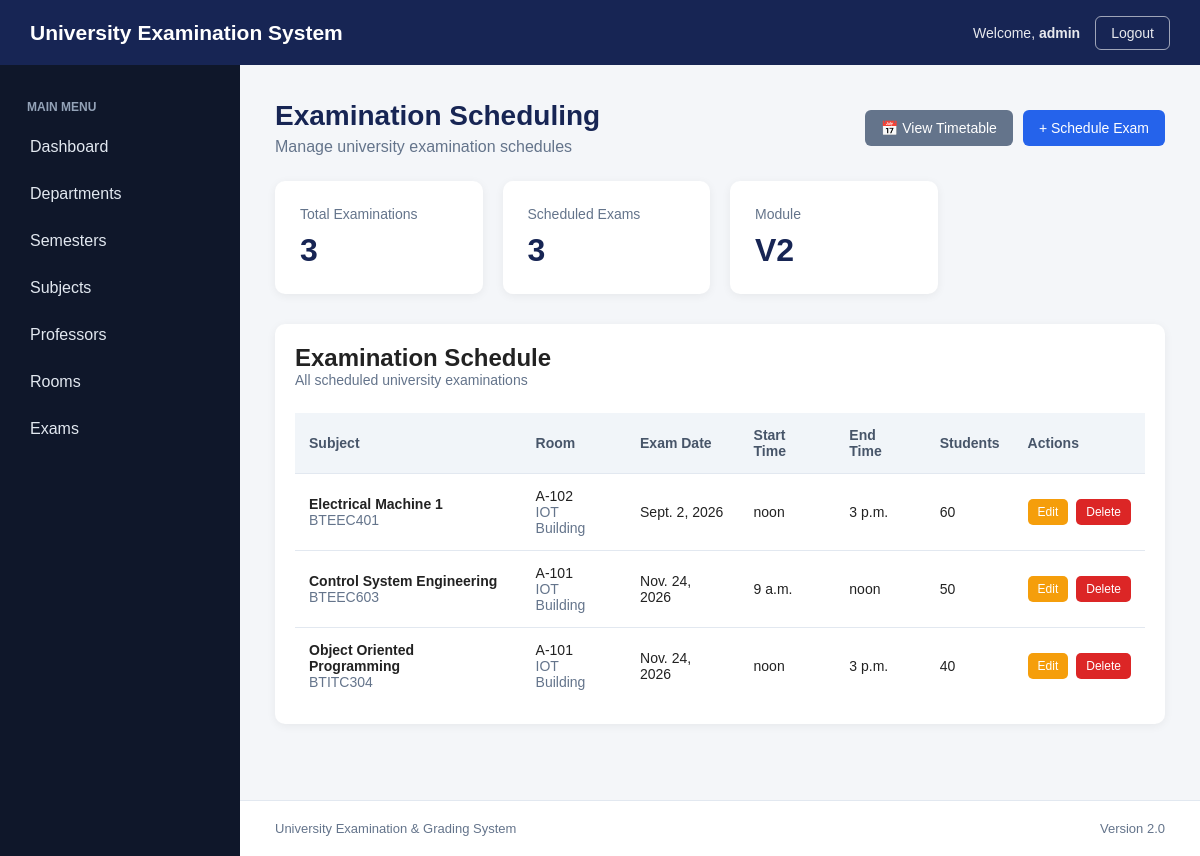
The app's page /exams/ (signed in) with its own data.
### academics/models.py (models this page shows, shortened)
class Exam(models.Model):
    subject = models.ForeignKey(
        Subject,
        on_delete=models.CASCADE,
        related_name="exams"
    )
    room = models.ForeignKey(
        Room,
        on_delete=models.PROTECT,
        related_name="exams"
    )
    exam_date = models.DateField()
    start_time = models.TimeField()
    end_time = models.TimeField()
    student_count = models.PositiveIntegerField()
    created_at = models.DateTimeField(
        auto_now_add=True
    )

class Subject(models.Model):
    semester = models.ForeignKey(
        Semester,
        on_delete=models.CASCADE,
        related_name="subjects"
    )
    name = models.CharField(
        max_length=150
    )
    code = models.CharField(
        max_length=30,
        unique=True
    )
    credits = models.PositiveIntegerField()
    professors = models.ManyToManyField(
        Professor,
        related_name="subjects",
        blank=True
    )

class Room(models.Model):
    room_number = models.CharField(
        max_length=20,
        unique=True
    )
    building = models.CharField(
        max_length=100
    )
    capacity = models.PositiveIntegerField()

### academics/views.py (the view)
@login_required
def exams(request):
    exams = Exam.objects.select_related(
        "subject",
        "room"
    ).order_by(
        "exam_date",
        "start_time"
    )
    return render(
        request,
        "academics/exams.html",
        {
            "exams": exams
        }
    )

### academics/templates/academics/exams.html (shortened to what this page needs)
{% extends "academics/base.html" %}
{% block content %}
<div class="page-header">
    <div>
        <h1 class="page-title">
            Examination Scheduling
        </h1>
        <p class="page-description">
            Manage university examination schedules
        </p>
    </div>
    <div class="timetable-actions">
        <a
            href="{% url 'exam_timetable' %}"
            class="btn btn-secondary"
        >
            📅 View Timetable
        </a>
        <a
            href="{% url 'exam_create' %}"
            class="btn btn-primary"
        >
            + Schedule Exam
        </a>
    </div>
</div>
<div class="dashboard-grid">
    <div class="dashboard-card">
        <div class="card-title">
            Total Examinations
        </div>
        <div class="card-number">
            {{ exams|length }}
        </div>
    </div>
    <div class="dashboard-card">
        <div class="card-title">
            Scheduled Exams
        </div>
        <div class="card-number">
            {{ exams|length }}
        </div>
    </div>
    <div class="dashboard-card">
        <div class="card-title">
            Module
        </div>
        <div class="card-number">
            V2
        </div>
    </div>
</div>
<div class="table-container">
    <div class="page-header">
        <div>
            <h2>
                Examination Schedule
            </h2>
            <p class="muted-text">
                All scheduled university examinations
            </p>
        </div>
    </div>
    {% if exams %}
        <table class="data-table">
            <thead>
                <tr>
                    <th>
                        Subject
                    </th>
                    <th>
                        Room
                    </th>
                    <th>
                        Exam Date
                    </th>
                    <th>
                        Start Time
                    </th>
                    <th>
                        End Time
                    </th>
                    <th>
                        Students
                    </th>
                    <th>
                        Actions
                    </th>
                </tr>
            </thead>
            <tbody>
                {% for exam in exams %}
                    <tr>
                        <td>
                            <strong>
                                {{ exam.subject.name }}
                            </strong>
                            <br>
                            <span class="muted-text">
                                {{ exam.subject.code }}
                            </span>
                        </td>
                        <td>
                            {{ exam.room.room_number }}
                            <br>
                            <span class="muted-text">
                                {{ exam.room.building }}
                            </span>
                        </td>
                        <td>
                            {{ exam.exam_date }}
                        </td>
                        <td>
                            {{ exam.start_time }}
                        </td>
                        <td>
                            {{ exam.end_time }}
                        </td>
                        <td>
                            {{ exam.student_count }}
                        </td>
                        <td>
                            <div class="action-buttons">
                                <a
                                    href="{% url 'exam_edit' exam.id %}"
                                    class="edit-btn"
                                >
                                    Edit
                                </a>
                                <a
                                    href="{% url 'exam_delete' exam.id %}"
                                    class="delete-btn"
                                >
                                    Delete
                                </a>
                            </div>
                        </td>
                    </tr>
                {% endfor %}
            </tbody>
        </table>
    {% endif %}
</div>
{% endblock %}

### academics/templates/academics/base.html (shortened to what this page needs)
{% load static %}
<!DOCTYPE html>
<html lang="en">
<head>
    <link
        rel="stylesheet"
        href="{% static 'academics/css/style.css' %}"
    >
</head>
<body>
<header class="topbar">
    <div class="logo">
        University Examination System
    </div>
    <div class="topbar-right">
        {% if user.is_authenticated %}
            <span class="welcome-text">
                Welcome,
                <strong>
                    {{ user.username }}
                </strong>
            </span>
            <form
                method="POST"
                action="{% url 'logout' %}"
                class="logout-form"
            >
                <button
                    type="submit"
                    class="logout-button"
                >
                    Logout
                </button>
            </form>
        {% endif %}
    </div>
</header>
<div class="layout">
    <aside class="sidebar">
        <div class="sidebar-title">
            MAIN MENU
        </div>
        <a
            href="{% url 'home' %}"
            class="nav-link"
        >
            Dashboard
        </a>
        <a
            href="{% url 'departments' %}"
            class="nav-link"
        >
            Departments
        </a>
        <a
            href="{% url 'semesters' %}"
            class="nav-link"
        >
            Semesters
        </a>
        <a
            href="{% url 'subjects' %}"
            class="nav-link"
        >
            Subjects
        </a>
        <a
            href="{% url 'professors' %}"
            class="nav-link"
        >
            Professors
        </a>
        <a
            href="{% url 'rooms' %}"
            class="nav-link"
        >
            Rooms
        </a>
        <a
            href="{% url 'exams' %}"
            class="nav-link"
        >
            Exams
        </a>
    </aside>
    <main class="main-content">
        {% block content %}
        {% endblock %}
    </main>
</div>
<footer class="footer">
    <p>
        University Examination & Grading System
    </p>
    <p>
        Version 2.0
    </p>
</footer>
</body>
</html>

### academics/static/academics/css/style.css (style rules this page uses)
* { margin: 0; padding: 0; box-sizing: border-box; }
body { font-family: Arial, Helvetica, sans-serif; background-color: #f4f6f9; color: #222; }
.topbar { height: 65px; background-color: #172554; color: white; display: flex; align-items: center; justify-content: space-between; padding: 0 30px; position: fixed; top: 0; left: 0; right: 0; z-index: 1000; }
.logo { font-size: 21px; font-weight: bold; }
.topbar-right { font-size: 14px; opacity: 0.9; }
.layout { display: flex; min-height: calc(100vh - 65px); margin-top: 65px; }
.sidebar { width: 240px; background-color: #0f172a; padding: 25px 15px; position: fixed; top: 65px; bottom: 0; left: 0; }
.sidebar-title { color: #94a3b8; font-size: 12px; font-weight: bold; margin: 10px 12px 12px; }
.nav-link { display: block; color: #e2e8f0; text-decoration: none; padding: 12px 15px; margin-bottom: 5px; border-radius: 7px; transition: 0.2s; }
.main-content { margin-left: 240px; width: calc(100% - 240px); padding: 35px; }
.page-header { display: flex; justify-content: space-between; align-items: center; margin-bottom: 25px; }
.page-title { font-size: 28px; color: #172554; }
.page-description { margin-top: 6px; color: #64748b; }
.btn { display: inline-block; padding: 10px 16px; border-radius: 6px; text-decoration: none; border: none; cursor: pointer; font-size: 14px; }
.btn-primary { background-color: #2563eb; color: white; }
.btn-secondary { background-color: #64748b; color: white; }
.dashboard-grid { display: grid; grid-template-columns: repeat(4, 1fr); gap: 20px; margin-bottom: 30px; }
.dashboard-card { background-color: white; padding: 25px; border-radius: 10px; box-shadow: 0 2px 10px rgba(0, 0, 0, 0.06); transition: 0.2s ease; }
.card-title { color: #64748b; font-size: 14px; margin-bottom: 10px; }
.card-number { font-size: 32px; font-weight: bold; color: #172554; }
.table-container { background-color: white; border-radius: 10px; padding: 20px; box-shadow: 0 2px 10px rgba(0, 0, 0, 0.06); overflow-x: auto; }
.data-table { width: 100%; border-collapse: collapse; }
.data-table th { background-color: #f1f5f9; text-align: left; padding: 14px; font-size: 14px; color: #475569; }
.data-table td { padding: 14px; border-top: 1px solid #e2e8f0; font-size: 14px; }
.action-buttons { display: flex; gap: 7px; }
.action-buttons a { text-decoration: none; padding: 6px 10px; border-radius: 5px; font-size: 12px; }
.edit-btn { background-color: #f59e0b; color: white; }
.delete-btn { background-color: #dc2626; color: white; }
.footer { margin-left: 240px; padding: 20px 35px; background-color: white; border-top: 1px solid #e2e8f0; color: #64748b; display: flex; justify-content: space-between; font-size: 13px; }
.topbar-right { display: flex; align-items: center; gap: 15px; }
.welcome-text { color: white; font-size: 14px; }
.welcome-text strong { font-weight: 600; }
.logout-form { display: inline; margin: 0; }
.logout-button { background: transparent; border: 1px solid rgba(255, 255, 255, 0.65); color: white; padding: 8px 15px; border-radius: 6px; cursor: pointer; font-size: 14px; transition: 0.2s ease; }
.action-buttons { display: flex; align-items: center; gap: 8px; }
.muted-text { color: #64748b; font-size: 14px; }
.timetable-actions { display: flex; gap: 10px; align-items: center; }

### records on screen
Exam: subject.name "Electrical Machine 1", subject.code "BTEEC401", room.room_number "A-102", room.building "IOT Building", exam_date "Sept. 2, 2026", start_time "noon", end_time "3 p.m.", student_count "60"
Exam: subject.name "Control System Engineering", subject.code "BTEEC603", room.room_number "A-101", room.building "IOT Building", exam_date "Nov. 24, 2026", start_time "9 a.m.", end_time "noon", student_count "50"
Exam: subject.name "Object Oriented Programming", subject.code "BTITC304", room.room_number "A-101", room.building "IOT Building", exam_date "Nov. 24, 2026", start_time "noon", end_time "3 p.m.", student_count "40"

### other values on screen
{{ user.username }} "admin"
{{ exams|length }} "3"
